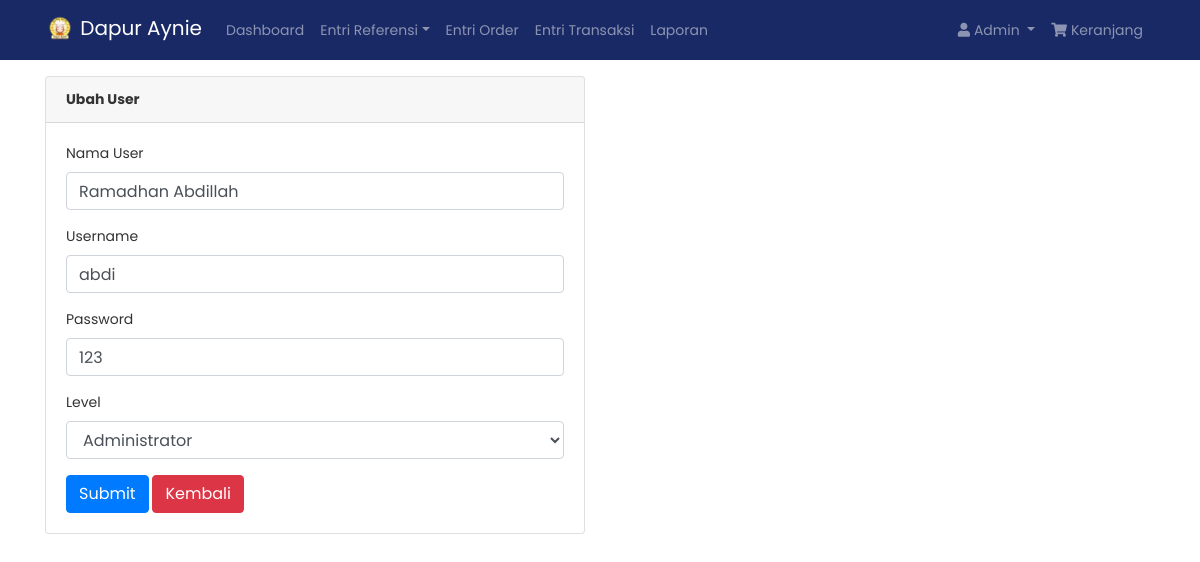
The app's page /dashboard/index.php?ubah_user=1 (signed in) with its own data.
### tables this page shows
CREATE TABLE `tb_user` (
  `id_user` int(11) NOT NULL,
  `username` varchar(128) NOT NULL,
  `password` varchar(128) NOT NULL,
  `nama_user` varchar(128) NOT NULL,
  `id_level` int(1) NOT NULL
);

CREATE TABLE `tb_level` (
  `id_level` int(11) NOT NULL,
  `level` varchar(128) NOT NULL
);

### dashboard/admin/ubah_user.php (the view)
<?php
$id = $_GET['ubah_user'];
$query = "SELECT * FROM tb_user WHERE id_user='$id'";
$sql = mysqli_query($kon, $query);
$data = mysqli_fetch_array($sql);
$sql2 = mysqli_query($kon, "SELECT * FROM tb_level");
?>
<div class="container mt-3">
	<div class="row">
		<div class="col-lg-6">
			<div class="card">
		  		<div class="card-header">
		  			<strong>Ubah User</strong>
		  		</div>
			  	<div class="card-body">
			  		<form action="fungsi/ubahUser.php?id_user=<?= $data['id_user'] ?>" method="post" enctype="multipart/form-data">
				  		<div class="form-group">
				  			<label class="form-label" for="nama_user">Nama User</label>
				  			<input type="text" class="form-control" id="nama_user" name="nama_user" value="<?= $data['nama_user'] ?>">
				  		</div>
				  		<div class="form-group">
				  			<label class="form-label" for="username">Username</label>
				  			<input type="text" class="form-control" id="username" name="username" value="<?= $data['username'] ?>">
				  		</div>
				  		<div class="form-group">
				  			<label class="form-label" for="password">Password</label>
				  			<input type="text" class="form-control" id="password" name="password" value="<?= $data['password'] ?>">
				  		</div>
				  		<div class="form-group">
				  			<label class="form-label" for="id_level">Level</label>
				  			<select name="id_level" id="id_level" class="form-control">
				  				<?php foreach ($sql2 as $level): ?>
			  						<option value="<?= $level['id_level'] ?>" <?= $data['id_level'] == $level['id_level'] ? 'selected' : '' ?>>
			  							<?= $level['level'] ?>
			  						</option>
				  				<?php endforeach ?>
				  			</select>
				  		</div>
				  		<button type="submit" class="btn btn-primary">Submit</button>
				  		<button type="button" class="btn btn-danger" onclick="history.back()">Kembali</button>
			  		</form>
			  	</div>
			</div>
		</div>
	</div>
</div>

### dashboard/assets/css/custom.css (style rules this page uses)
body { font-size: .875rem; font-family: 'Poppins', sans-serif; background-color: #fff; color: #333; }

### records on screen
tb_user: nama_user "Ramadhan Abdillah", username "abdi", password "123", id_level "Administrator"

### other values on screen
$_SESSION['level'] "Admin"
